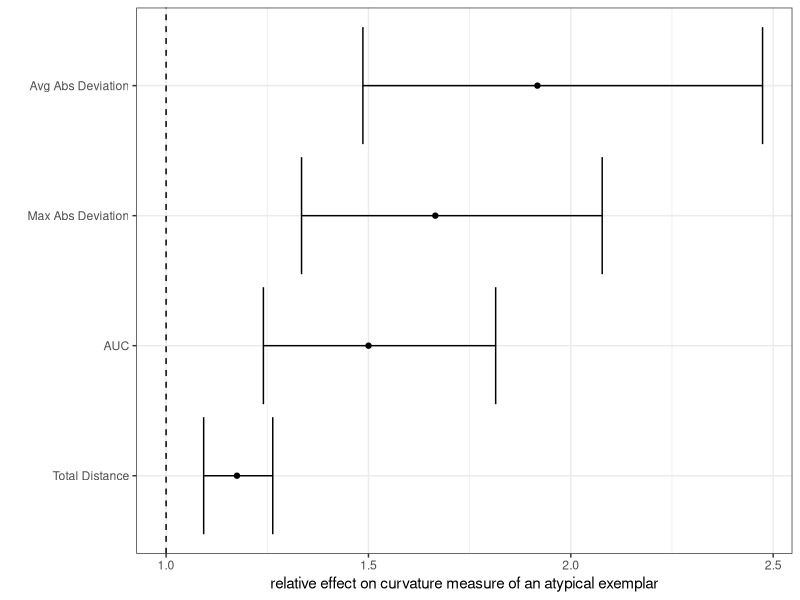
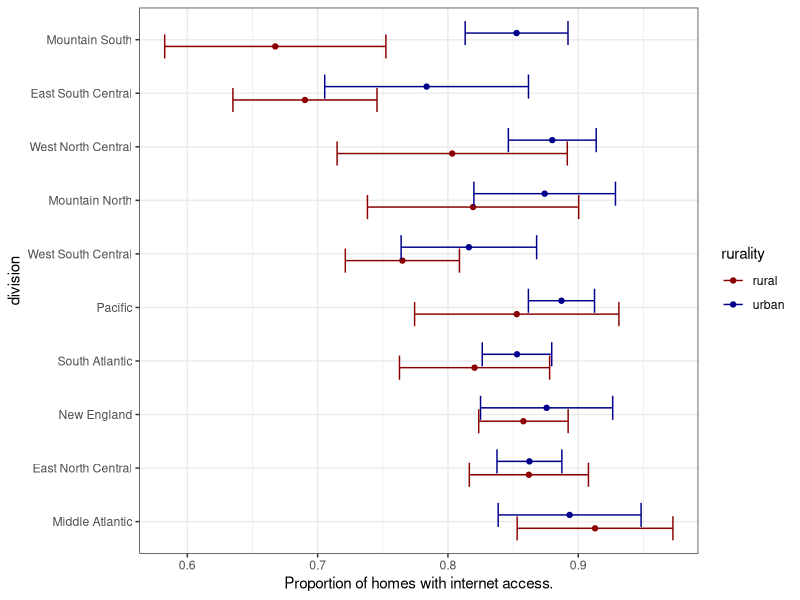
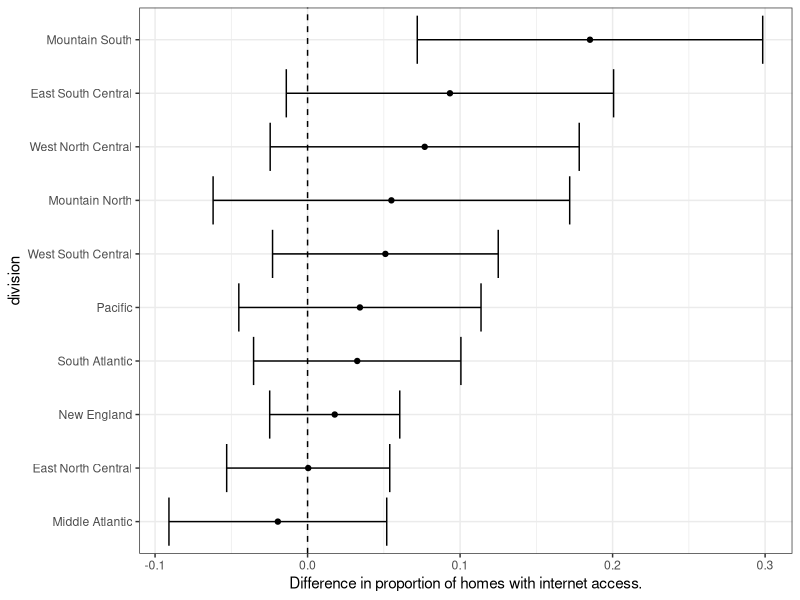

These charts were generated, in order, by the following R code:
## ---- chunk 1
#knitr::opts_chunk$set(echo = FALSE)
knitr::opts_chunk$set(message = FALSE)
## ---- chunk 2
# libraries
library(tidyverse)
## ---- chunk 3
# Results for each measure are in their own sheets
measures = c('tot_dist', 'max_abs_dev', 'avg_abs_dev', 'auc')
sheets = paste('log', measures, sep = '_')
clean_measures = c('Total Distance', 
                   'Max Abs Deviation', 
                   'Avg Abs Deviation', 
                   'AUC')
names(clean_measures) = measures

# Read and combine all measures
result_list = vector(mode = 'list', length = length(sheets))
names(result_list) = sheets
for (sheet in sheets) {
 result_list[[sheet]] =   readxl::read_xlsx("./ps4_q1_results.xlsx", sheet = sheet)
}

results_df = bind_rows(result_list)
## ---- chunk 4
# atypical coefficients (multiplier)
atypical_df = results_df %>%
  filter( term == '1.condition_atypical') %>%
  transmute( 
    measure = str_replace_all(group, 'log_', ''),
    term = 'atypical',
    est = exp(est),
    lwr = exp(lwr),
    upr = exp(upr)
  )

# baseline intercepts from typical condtion
typical_df = results_df %>%
  filter( term == '_cons' & grepl('^log', group)) %>%
  transmute( 
    measure = str_replace_all(group, 'log_', ''),
    term = 'typical',
    est = exp(est),
    lwr = exp(lwr),
    upr = exp(upr)
  )

# random effect standard deviations
# For the variances as repored by Stata, square these results. 
ranef_df = results_df %>%
  filter( term == '_cons' & grepl('^lns', group)) %>%
  transmute(
    measure = rep(typical_df$measure, each = 3),
    term = rep( c('subject', 'exemplar', 'error'), 4),
    est = exp(est),
    lwr = exp(lwr),
    upr = exp(upr)
  )
## ---- chunk 5
cap = paste(
  "**Figure 1.** *Relative effect of atypical condition on each curvature measure.*")
  
atypical_df %>%
  arrange( est ) %>%
  mutate( measure = factor(measure, levels = unique(measure),
                           labels = clean_measures[unique(measure)]) ) %>%
  ggplot( aes( y = measure, x = est) ) +
  geom_point() +
  geom_errorbarh( aes(xmin = lwr, xmax = upr) ) + 
  geom_vline( xintercept = 1, lty = 'dashed') + 
  xlab('relative effect on curvature measure of an atypical exemplar') + 
  ylab('') +
  theme_bw()
## ---- chunk 6
cap = paste(
  '**Table 1.** *Coefficients for linear mixed models of log curvature',
  'measure with an indicator for the atypical conditions as the covariate and',
  'variance effects (on the standard deviation scale) for subject and',
  'exemplar Values are shown as estimates',
  '(on the natural scale) and (Wald) 95% confidence intervals.*'
)
bind_rows( typical_df, atypical_df, ranef_df) %>%
  mutate( ci = sprintf('%.2f (%.2f, %.2f)', est, lwr, upr)) %>%
  pivot_wider(id_cols = term, names_from = measure, values_from = ci) %>%
  knitr::kable(format = 'html', caption = cap, 
              col.names = c('Model term', clean_measures) ) %>%
  kableExtra::kable_styling("striped", full_width = TRUE)
## ---- chunk 7
# clean data from older questions
rm( list = ls() )

# read in q2 results
q2_df = readr::read_delim("./ps4_q2_results.csv", delim = ",")
## ---- chunk 8
cap = paste("**Figure 2.** *Proportion of homes with internet access in each",
            "Census Division.*")

# reshape for plotting
plot_data = q2_df %>%
  pivot_longer(cols = starts_with('p_int'), names_prefix = 'p_int',
               names_to = 'var') %>%
  mutate( rurality = stringr::str_replace_all(var, '_.*', ''),
          type = ifelse( grepl('_', var), 
                        stringr::str_replace_all(var, '.*_', ''),
                        'est'
                        )
  ) %>%
  pivot_wider(id_cols = c('division', 'rurality'), 
              names_from = type, 
              values_from = value
  ) 

# order divisions by urban rural differences
div_order = 
  {plot_data %>%
  filter(rurality == 'diff' ) %>%
  arrange( est )}$division

plot_data = mutate(plot_data, division = factor(division, div_order))

# plot 
plot_data %>%
  filter( rurality != 'diff' ) %>%
  ggplot( aes( x = division, color = rurality ) ) +
  geom_point( aes(y = est), position = position_dodge(width = 0.5) ) +
  geom_errorbar( aes(ymin = lwr, ymax = upr), 
                  position = position_dodge(width = 0.5) ) +
  theme_bw() +
  scale_color_manual( values = c("darkred", "darkblue")) +
  ylab("Proportion of homes with internet access.") +
  coord_flip() 
## ---- chunk 9
cap = paste("**Figure 3.** *Difference (urban less rural) in proportion of",
  "homes with internet access in each Census Division.*")

plot_data %>%
  filter( rurality == 'diff' ) %>%
  ggplot( aes( x = division)  ) +
  geom_point( aes(y = est) ) +
  geom_errorbar( aes(ymin = lwr, ymax = upr) ) +
  theme_bw() +
  scale_color_manual( values = c("darkred", "darkblue")) +
  ylab("Difference in proportion of homes with internet access.") +
  geom_hline(yintercept = 0, lty = 'dashed') + 
  coord_flip() 
## ---- chunk 10
sheets = c('logit_coef', 'logit_me', 
           'mixed_logit_coef', 'mixed_logit_me')

results_list = vector(mode = 'list', length = length(sheets) )
names(results_list) = sheets
for ( sheet in sheets ) {
  results_list[[sheet]] = readxl::read_xlsx('ps4_q3_results.xlsx', sheet = sheet)
}

## ---- chunk 11
## Merge and clean coefficients for display
day1 = results_list[['logit_coef']] %>%
  transmute(group, term,
        day1 = sprintf('%4.2f (%4.2f, %4.2f)', exp(est), exp(lwr), exp(upr)) 
  ) 

day_both = results_list[['mixed_logit_coef']] %>%
  transmute(group, term, 
            mixed = ifelse(group == 'any_water',
             sprintf('%4.2f (%4.2f, %4.2f)', exp(est), exp(lwr), exp(upr)),
             sprintf('%4.1f (%4.1f, %4.1f)', est, lwr, upr)
            )
  )

# clean names for coefficients
term_names = c(
  "1.weekday" = 'Weekday',
  "1.winter"  = 'Winter',
  "age_c" = 'Age',
  "c.age_c#c.age_c" = 'Age Squared',
  "2.gender" = 'Female',
  "pir_c" = 'Poverty Income Ratio',
  "_cons" = 'Baseline Odds',
  "var(_cons[seqn])" = "Var. of subject effects")

# Merge and clean
coef_tab = left_join(day_both, day1, by = c('group', 'term')) %>% 
  filter( !grepl('b\\.', term)) %>%
  select(-group) %>%
  mutate(term = term_names[term] )
## ---- chunk 12
cap = paste("**Table 2.** *Odds ratios for water drinking.*",
"Baseline odds are for a weekend day in the summer for a male", "respondent at mean age (27.3 years) and PIR (2.38). Note that age",
"is scaled in decades and has been centered."
)

knitr::kable(coef_tab, format = 'html', caption = cap) %>%
  kableExtra::kable_styling("striped", full_width = TRUE)
## ---- chunk 13
## Merge and clean marginal effects for display
day1_me = results_list[['logit_me']] %>%
  transmute(variable, day1 = sprintf('%5.3f (%5.3f, %5.3f)', est, lwr, upr) ) 

day_both_me = results_list[['mixed_logit_me']] %>%
  transmute(variable, mixed = sprintf('%5.3f (%5.3f, %5.3f)', est, lwr, upr) )

# clean names for coefficients
var_names = c(
  "1.weekday" = 'Weekday',
  "1.winter"  = 'Winter',
  "age_c" = 'Age',
  "c.age_c#c.age_c" = 'Age Squared',
  "2.gender" = 'Female',
  "pir_c" = 'Poverty Income Ratio'
)

# Merge and clean
me_tab = left_join(day_both_me, day1_me, by = 'variable') %>% 
  filter( !grepl('b\\.', variable)) %>%
  mutate(variable = var_names[variable] )
## ---- chunk 14
cap = paste("**Table 4.** *Average marginal effects for water drinking.*")

knitr::kable(me_tab, format = 'html', caption = cap) %>%
 kableExtra::kable_styling("striped", full_width = TRUE)
